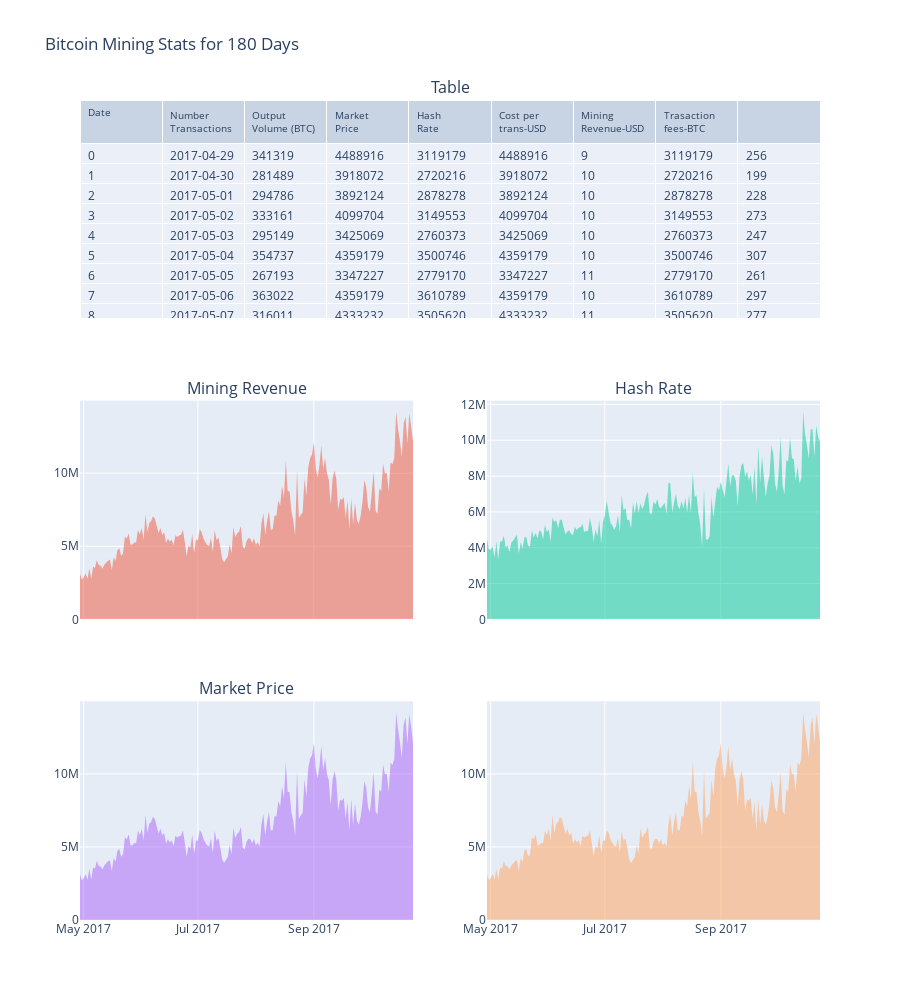

Notebook code cell kept with this figure:
### Code cell
import plotly.graph_objects as go
import plotly.express as px
from plotly.subplots import make_subplots
import pandas as pd

# Your DataFrame `df` should be defined here

# Create subplots with 2 columns
fig = make_subplots(
    rows=3, cols=2,
    subplot_titles=("Table", "Mining Revenue", "Hash Rate", "Market Price", ""),
    shared_xaxes=True,
    vertical_spacing=0.1, # Increase vertical spacing,
    specs=[[{"type": "table", "colspan": 2}, None],
           [{"type": "scatter"}, {"type": "scatter"}],
           [{"type": "scatter"}, {"type": "scatter"}]]
)

# Add table to the first row
fig.add_trace(
    go.Table(
        header=dict(
            values=["Date", "Number<br>Transactions", "Output<br>Volume (BTC)",
                    "Market<br>Price", "Hash<br>Rate", "Cost per<br>trans-USD",
                    "Mining<br>Revenue-USD", "Trasaction<br>fees-BTC"],
            font=dict(size=10),
            align="left"
        ),
        cells=dict(
            values=[df[k].tolist() for k in df.columns],
            align = "left")
    ),
    row=1, col=1
)

# Add area charts
fig.add_trace(
    go.Scatter(
        x=df["Date"],
        y=df["Mining-revenue-USD"],
        fill='tozeroy',
        mode='none',
        name="Mining Revenue"
    ),
    row=2, col=1
)

fig.add_trace(
    go.Scatter(
        x=df["Date"],
        y=df["Hash-rate"],
        fill='tozeroy',
        mode='none',
        name="Hash Rate"
    ),
    row=2, col=2
)

fig.add_trace(
    go.Scatter(
        x=df["Date"],
        y=df["Market-price"],
        fill='tozeroy',
        mode='none',
        name="Market Price"
    ),
    row=3, col=1
)

fig.add_trace(
    go.Scatter(
        x=df["Date"],
        y=df["Market-price"],
        fill='tozeroy',
        mode='none',
        name="Market Price"
    ),
    row=3, col=2
)

fig.update_layout(
    height=1000,
    showlegend=False,
    title_text="Bitcoin Mining Stats for 180 Days",
)

fig.show()

### Figure 1 — Plotly figure (JSON) as saved in the notebook; plotly's stock layout.template omitted (floating-point values rounded to 4 significant figures; data arrays with more than 128 entries replaced by an {"elided": "..."} marker saying what was removed)
{"data": [{"cells": {"align": "left", "values": {"elided": "9x179 mixed values"}}, "domain": {"x": [0, 1], "y": [0.7333, 1]}, "header": {"align": "left", "font": {"size": 10}, "values": ["Date", "Number<br>Transactions", "Output<br>Volume (BTC)", "Market<br>Price", "Hash<br>Rate", "Cost per<br>trans-USD", "Mining<br>Revenue-USD", "Trasaction<br>fees-BTC"]}, "type": "table"}, {"fill": "tozeroy", "mode": "none", "name": "Mining Revenue", "type": "scatter", "x": {"elided": "179 str values"}, "xaxis": "x", "y": {"elided": "179 int values"}, "yaxis": "y"}, {"fill": "tozeroy", "mode": "none", "name": "Hash Rate", "type": "scatter", "x": {"elided": "179 str values"}, "xaxis": "x2", "y": {"elided": "179 int values"}, "yaxis": "y2"}, {"fill": "tozeroy", "mode": "none", "name": "Market Price", "type": "scatter", "x": {"elided": "179 str values"}, "xaxis": "x3", "y": {"elided": "179 int values"}, "yaxis": "y3"}, {"fill": "tozeroy", "mode": "none", "name": "Market Price", "type": "scatter", "x": {"elided": "179 str values"}, "xaxis": "x4", "y": {"elided": "179 int values"}, "yaxis": "y4"}], "layout": {"annotations": [{"font": {"size": 16}, "showarrow": false, "text": "Table", "x": 0.5, "xanchor": "center", "xref": "paper", "y": 1, "yanchor": "bottom", "yref": "paper"}, {"font": {"size": 16}, "showarrow": false, "text": "Mining Revenue", "x": 0.225, "xanchor": "center", "xref": "paper", "y": 0.6333, "yanchor": "bottom", "yref": "paper"}, {"font": {"size": 16}, "showarrow": false, "text": "Hash Rate", "x": 0.775, "xanchor": "center", "xref": "paper", "y": 0.6333, "yanchor": "bottom", "yref": "paper"}, {"font": {"size": 16}, "showarrow": false, "text": "Market Price", "x": 0.225, "xanchor": "center", "xref": "paper", "y": 0.2667, "yanchor": "bottom", "yref": "paper"}], "height": 1000, "showlegend": false, "title": {"text": "Bitcoin Mining Stats for 180 Days"}, "xaxis": {"anchor": "y", "domain": [0, 0.45], "matches": "x3", "showticklabels": false}, "xaxis2": {"anchor": "y2", "domain": [0.55, 1], "matches": "x4", "showticklabels": false}, "xaxis3": {"anchor": "y3", "domain": [0, 0.45]}, "xaxis4": {"anchor": "y4", "domain": [0.55, 1]}, "yaxis": {"anchor": "x", "domain": [0.3667, 0.6333]}, "yaxis2": {"anchor": "x2", "domain": [0.3667, 0.6333]}, "yaxis3": {"anchor": "x3", "domain": [0, 0.2667]}, "yaxis4": {"anchor": "x4", "domain": [0, 0.2667]}}}
